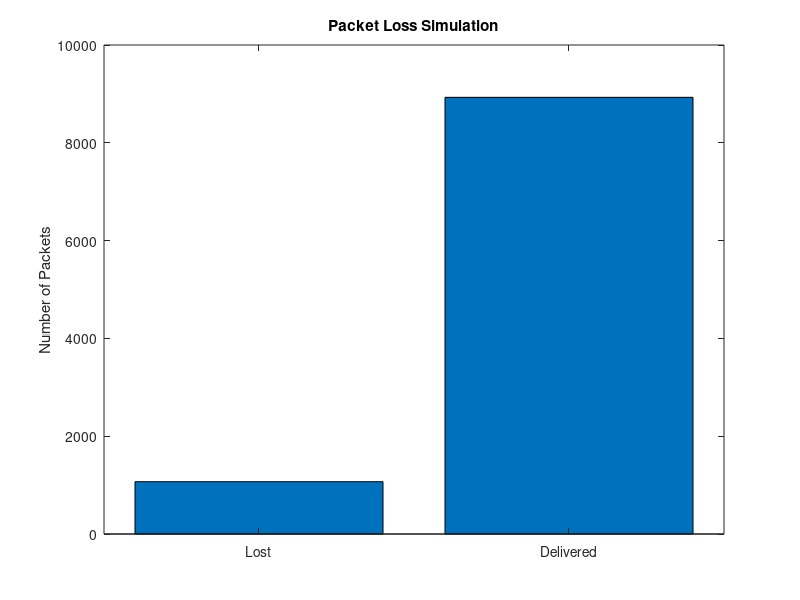

MATLAB code for this plot:
clc;
clear;
close all;
N = 10000;  
p = 0.5;     
flips = rand(1,N) < p;  
p_heads = mean(flips);
fprintf('Estimated Probability of Heads = %.4f (True = %.2f)\n', p_heads, p);

N = 10000;   
q = 0.1;     


losses = rand(1,N) < q;  

loss_rate = mean(losses);
delivered = N - sum(losses);

fprintf('Packets Sent: %d\n', N);
fprintf('Packets Lost: %d\n', sum(losses));
fprintf('Packets Delivered: %d\n', delivered);
fprintf('Estimated Loss Rate = %.4f (True = %.2f)\n', loss_rate, q);

bar([sum(losses) delivered]);
set(gca,'XTickLabel',{'Lost','Delivered'});
ylabel('Number of Packets');
title('Packet Loss Simulation');

